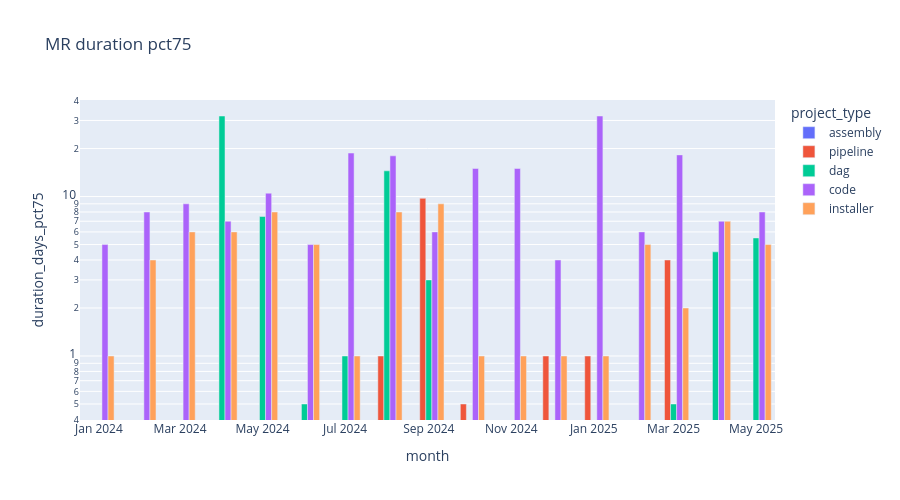

The code cell stored with this chart in its notebook:
### Code cell
px.bar(mrs_duration.toPandas(),x='month',y='duration_days_pct75',color='project_type',title='MR duration pct75',height=500,log_y=True,barmode='group')

### Figure 1 — Plotly figure (JSON) as saved in the notebook; plotly's stock layout.template omitted (floating-point values rounded to 4 significant figures)
{"data": [{"alignmentgroup": "True", "hovertemplate": "project_type=assembly<br>month=%{x}<br>duration_days_pct75=%{y}<extra></extra>", "legendgroup": "assembly", "marker": {"color": "#636efa", "pattern": {"shape": ""}}, "name": "assembly", "offsetgroup": "assembly", "orientation": "v", "showlegend": true, "textposition": "auto", "type": "bar", "x": ["2024-06-01T00:00:00.000000000", "2024-02-01T00:00:00.000000000", "2024-04-01T00:00:00.000000000", "2025-02-01T00:00:00.000000000", "2025-01-01T00:00:00.000000000", "2024-10-01T00:00:00.000000000", "2024-12-01T00:00:00.000000000", "2024-08-01T00:00:00.000000000", "2025-05-01T00:00:00.000000000", "2024-03-01T00:00:00.000000000", "2025-04-01T00:00:00.000000000", "2025-03-01T00:00:00.000000000", "2024-11-01T00:00:00.000000000", "2024-07-01T00:00:00.000000000", "2024-01-01T00:00:00.000000000", "2024-09-01T00:00:00.000000000", "2024-05-01T00:00:00.000000000"], "xaxis": "x", "y": [0.0, 0.0, 0.0, 0.0, 0.0, 0.0, 0.0, 0.0, 0.0, 0.0, 0.0, 0.0, 0.0, 0.0, 0.0, 0.0, 0.0], "yaxis": "y"}, {"alignmentgroup": "True", "hovertemplate": "project_type=pipeline<br>month=%{x}<br>duration_days_pct75=%{y}<extra></extra>", "legendgroup": "pipeline", "marker": {"color": "#EF553B", "pattern": {"shape": ""}}, "name": "pipeline", "offsetgroup": "pipeline", "orientation": "v", "showlegend": true, "textposition": "auto", "type": "bar", "x": ["2024-12-01T00:00:00.000000000", "2024-08-01T00:00:00.000000000", "2024-11-01T00:00:00.000000000", "2024-09-01T00:00:00.000000000", "2024-06-01T00:00:00.000000000", "2025-02-01T00:00:00.000000000", "2024-10-01T00:00:00.000000000", "2025-03-01T00:00:00.000000000", "2024-07-01T00:00:00.000000000", "2025-01-01T00:00:00.000000000"], "xaxis": "x", "y": [1.0, 1.0, 0.0, 9.75, 0.0, 0.0, 0.5, 4.0, 0.0, 1.0], "yaxis": "y"}, {"alignmentgroup": "True", "hovertemplate": "project_type=dag<br>month=%{x}<br>duration_days_pct75=%{y}<extra></extra>", "legendgroup": "dag", "marker": {"color": "#00cc96", "pattern": {"shape": ""}}, "name": "dag", "offsetgroup": "dag", "orientation": "v", "showlegend": true, "textposition": "auto", "type": "bar", "x": ["2025-05-01T00:00:00.000000000", "2024-02-01T00:00:00.000000000", "2024-06-01T00:00:00.000000000", "2024-11-01T00:00:00.000000000", "2024-12-01T00:00:00.000000000", "2024-07-01T00:00:00.000000000", "2024-04-01T00:00:00.000000000", "2024-01-01T00:00:00.000000000", "2025-04-01T00:00:00.000000000", "2025-03-01T00:00:00.000000000", "2024-09-01T00:00:00.000000000", "2024-08-01T00:00:00.000000000", "2024-10-01T00:00:00.000000000", "2024-05-01T00:00:00.000000000"], "xaxis": "x", "y": [5.5, 0.0, 0.5, 0.0, 0.0, 1.0, 32.0, 0.0, 4.5, 0.5, 3.0, 14.5, 0.0, 7.5], "yaxis": "y"}, {"alignmentgroup": "True", "hovertemplate": "project_type=code<br>month=%{x}<br>duration_days_pct75=%{y}<extra></extra>", "legendgroup": "code", "marker": {"color": "#ab63fa", "pattern": {"shape": ""}}, "name": "code", "offsetgroup": "code", "orientation": "v", "showlegend": true, "textposition": "auto", "type": "bar", "x": ["2024-07-01T00:00:00.000000000", "2024-03-01T00:00:00.000000000", "2024-09-01T00:00:00.000000000", "2025-05-01T00:00:00.000000000", "2024-11-01T00:00:00.000000000", "2024-08-01T00:00:00.000000000", "2024-05-01T00:00:00.000000000", "2025-01-01T00:00:00.000000000", "2024-02-01T00:00:00.000000000", "2024-06-01T00:00:00.000000000", "2024-12-01T00:00:00.000000000", "2024-04-01T00:00:00.000000000", "2024-01-01T00:00:00.000000000", "2025-02-01T00:00:00.000000000", "2025-03-01T00:00:00.000000000", "2024-10-01T00:00:00.000000000", "2025-04-01T00:00:00.000000000"], "xaxis": "x", "y": [18.75, 9.0, 6.0, 8.0, 15.0, 18.0, 10.5, 32.0, 8.0, 5.0, 4.0, 7.0, 5.0, 6.0, 18.25, 15.0, 7.0], "yaxis": "y"}, {"alignmentgroup": "True", "hovertemplate": "project_type=installer<br>month=%{x}<br>duration_days_pct75=%{y}<extra></extra>", "legendgroup": "installer", "marker": {"color": "#FFA15A", "pattern": {"shape": ""}}, "name": "installer", "offsetgroup": "installer", "orientation": "v", "showlegend": true, "textposition": "auto", "type": "bar", "x": ["2024-11-01T00:00:00.000000000", "2025-05-01T00:00:00.000000000", "2024-10-01T00:00:00.000000000", "2024-07-01T00:00:00.000000000", "2024-05-01T00:00:00.000000000", "2024-02-01T00:00:00.000000000", "2024-04-01T00:00:00.000000000", "2024-03-01T00:00:00.000000000", "2024-09-01T00:00:00.000000000", "2024-06-01T00:00:00.000000000", "2024-01-01T00:00:00.000000000", "2025-02-01T00:00:00.000000000", "2024-08-01T00:00:00.000000000", "2025-04-01T00:00:00.000000000", "2025-03-01T00:00:00.000000000", "2024-12-01T00:00:00.000000000", "2025-01-01T00:00:00.000000000"], "xaxis": "x", "y": [1.0, 5.0, 1.0, 1.0, 8.0, 4.0, 6.0, 6.0, 9.0, 5.0, 1.0, 5.0, 8.0, 7.0, 2.0, 1.0, 1.0], "yaxis": "y"}], "layout": {"barmode": "group", "height": 500, "legend": {"title": {"text": "project_type"}, "tracegroupgap": 0}, "title": {"text": "MR duration pct75"}, "xaxis": {"anchor": "y", "domain": [0, 1], "title": {"text": "month"}}, "yaxis": {"anchor": "x", "domain": [0, 1], "title": {"text": "duration_days_pct75"}, "type": "log"}}}
